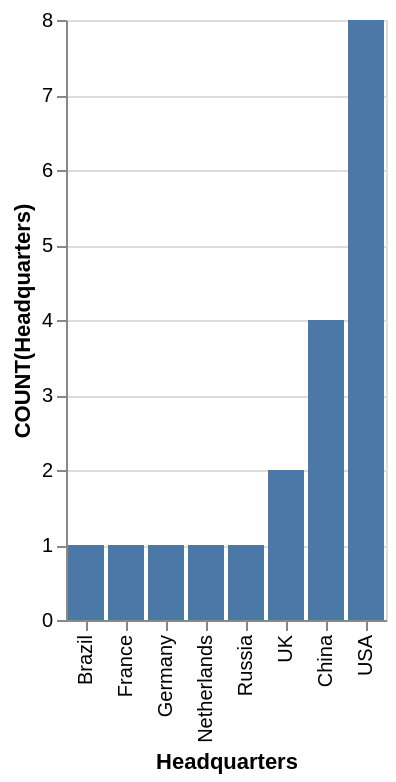

Write the Vega-Lite specification saved for this chart.
### Vega-Lite specification from a JSON file in a GitHub repository (floating-point values rounded to 4 significant figures)
{"data": {"values": [{"x_data": "Brazil", "y_data": 1}, {"x_data": "France", "y_data": 1}, {"x_data": "Germany", "y_data": 1}, {"x_data": "Netherlands", "y_data": 1}, {"x_data": "Russia", "y_data": 1}, {"x_data": "UK", "y_data": 2}, {"x_data": "China", "y_data": 4}, {"x_data": "USA", "y_data": 8}]}, "mark": "bar", "encoding": {"x": {"field": "x_data", "type": "nominal", "title": "Headquarters", "sort": {"op": "sum", "field": "y_data", "order": "ascending"}}, "y": {"field": "y_data", "type": "quantitative", "title": "COUNT(Headquarters)"}}}
